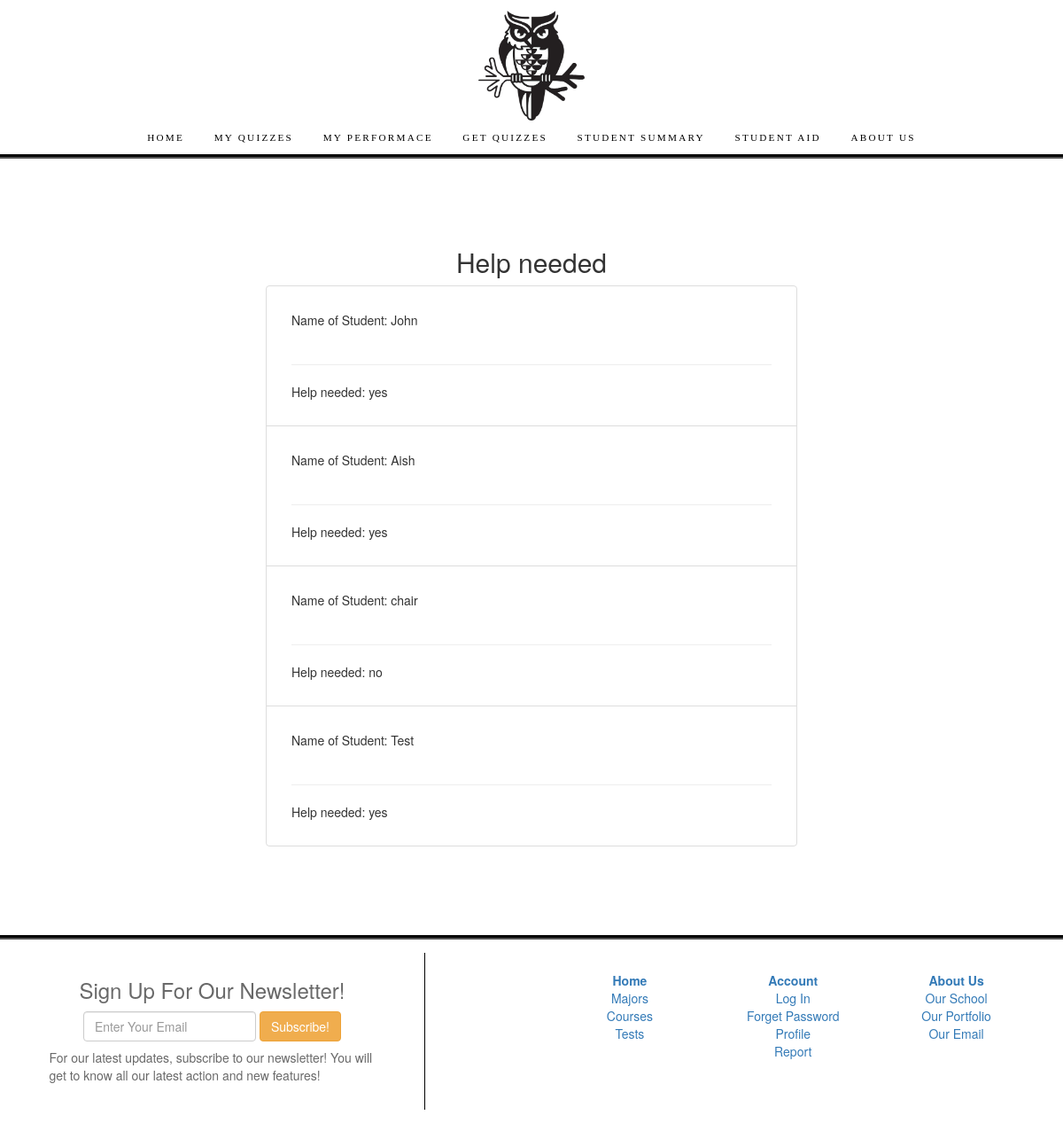
The app's page /quiz/report/ with its own data.
### quiz/models.py (models this page shows, shortened)
class identify(models.Model):
    HELP_OPTIONS = (
        ('yes', 'yes'),
        ('no', 'no')
    )
    student = models.OneToOneField(Student, on_delete=models.CASCADE, null = True)
    help_needed = models.CharField(choices = HELP_OPTIONS, max_length=50, blank = True)

class Student(models.Model):
    studentUser = models.OneToOneField(settings.AUTH_USER_MODEL, on_delete=models.CASCADE, null = True)
    assigned_quizzes = models.ManyToManyField(Quiz)
    M = 'M'
    F = 'F'
    GENDER_SELECT =  (
        (M, 'Male'),
        (F, 'Female'),
    )
    HIGHER_SELECT = (
        ('yes', 'yes'),
        ('no', 'no'),
    )
    ACTIVITIES_SELECT = (
         ('yes', 'yes'),
        ('no', 'no'),
    )
    SCH_SUPPORT = (
        ('yes', 'yes'),
        ('no', 'no')
    )
    sex = models.CharField(max_length = 1, choices = GENDER_SELECT, default = M)
    age = models.IntegerField(null = True)
    travelTime = models.IntegerField(null = True)
    studytime = models.IntegerField(null= True)
    higher = models.CharField(max_length = 3, choices = HIGHER_SELECT, blank = True, default = 'yes')
    activities = models.CharField(max_length = 3, choices = ACTIVITIES_SELECT , blank = True, default = 'yes')
    absences = models.IntegerField(null = True, blank = True)
    passed = models.IntegerField(null = True)
    schoolsup = models.CharField(max_length = 3, choices = SCH_SUPPORT , blank = True, default = 'yes')
    freetime = models.IntegerField(default = 0)
    class Meta:
        pass
    def __str__(self):
        return f'{self.studentUser.first_name}'

### quiz/views.py (the view)
# urls.py: path('report/', views.ReportAnalyticsView.as_view(), name = "need-list"),
class ReportAnalyticsView(ListView):
    model = identify
    context_object_name = "need_list"
    template_name = "quiz/need_list.html"

### quiz/templates/quiz/need_list.html
{%extends 'base.html'%}
{%block content%}
<br><br>
<br><br>
<h2 class="text-center">Help needed</h2>
<ul class="list-group "  style ="margin-left:auto; margin-right: auto; width: 50%; ">
    {% for need in need_list%}
        <li class= "list-group-item" style = "padding: 2em;">Name of Student: {{need.student}}
        <br><br>
        <hr>
        Help needed: {{need.help_needed}}
    </li>
    {% endfor %}
</ul>
<br><br>
<br><br>
{%endblock content%}

### quiz/static/css/nav.css (style rules this page uses)
body { margin:0px; }

### records on screen
identify: student "John", help_needed "yes"
identify: student "Aish", help_needed "yes"
identify: student "chair", help_needed "no"
identify: student "Test", help_needed "yes"
